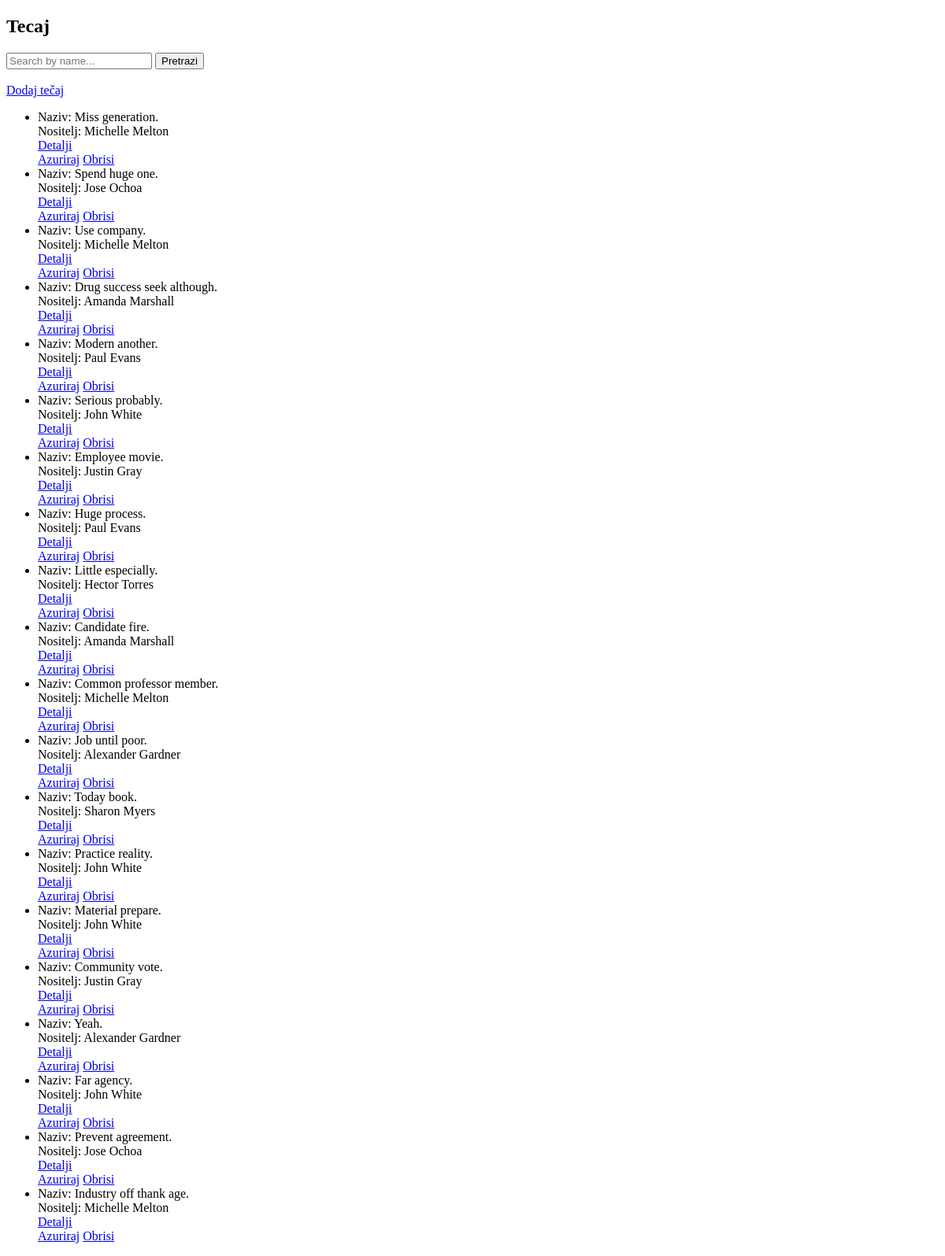
The page /tecaj/ on the database as committed earlier.
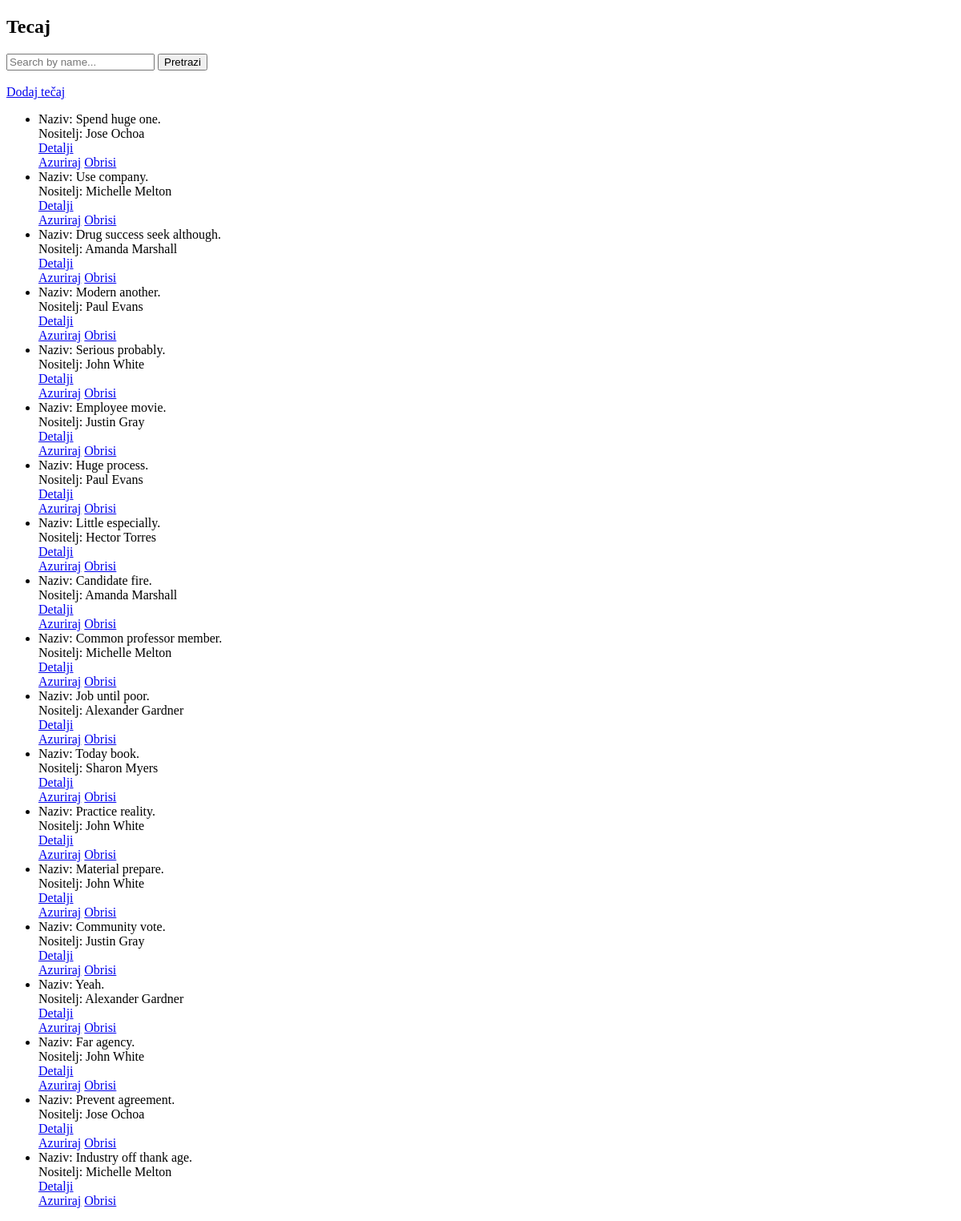
The same page on the database as committed later.
### main/models.py (models this page shows, shortened)
class Tecaj(models.Model):
    tecaj_naziv = models.CharField(max_length=100)
    tecaj_sadrzaj = models.TextField()
    tecaj_broj_sati = models.CharField(max_length=10)
    tecaj_nositelj = models.ForeignKey(Ucitelj, default=1, on_delete=models.CASCADE)
    tecaj_razina = models.ForeignKey(Razina, on_delete=models.CASCADE)

class Ucitelj(models.Model):
    ucitelj_ime = models.CharField(max_length=30)
    ucitelj_prezime = models.CharField(max_length=30)
    ucitelj_email = models.EmailField()
    ucitelj_broj_sati = models.CharField(max_length=15)
    def __str__(self):
        return f'{self.ucitelj_ime} {self.ucitelj_prezime}'

### main/views.py (the view)
# urls.py: path('tecaj/', TecajList.as_view(), name ='tecaj_list'),
class TecajList(ListView):
    model = Tecaj
    template_name = 'tecaj_list.html'
    def get_queryset(self):
        queryset = super().get_queryset()
        query = self.request.GET.get('q')
        if query:
            queryset = queryset.filter(tecaj_naziv__icontains=query)
        return queryset

### main/templates/main/tecaj_list.html (shortened to what this page needs)
<!DOCTYPE html>
<html lang="en">
<head>
</head>
<body>
    {% block content %}
    <h2>Tecaj</h2>
    <form method="GET" action="">
        <input type="text" name="q" placeholder="Search by name..." value="{{ request.GET.q }}">
        <button type="submit">Pretrazi</button>
        <br>
        <br>
        <a href="{% url 'main:addtec' %}">Dodaj tečaj</a>
    <ul>
        {% for tecaj in object_list %}
            <li>
                Naziv: {{ tecaj.tecaj_naziv }}<br>
                Nositelj: {{ tecaj.tecaj_nositelj }} <br>
                <a href="{% url 'main:tecaj_detail' tecaj.id %}">
                    Detalji </a>
            </li>
            <a href="{% url 'main:updatetec' tecaj.pk %}">Azuriraj</a>
            <a href="{% url 'main:deletetec' tecaj.pk %}">Obrisi</a>
        {% endfor %}
    </ul>
{% endblock %}
</body>
</html>

Rows that differ between the two databases and show on the page:
removed Tecaj: tecaj_naziv "Miss generation.", tecaj_nositelj "Michelle Melton"
